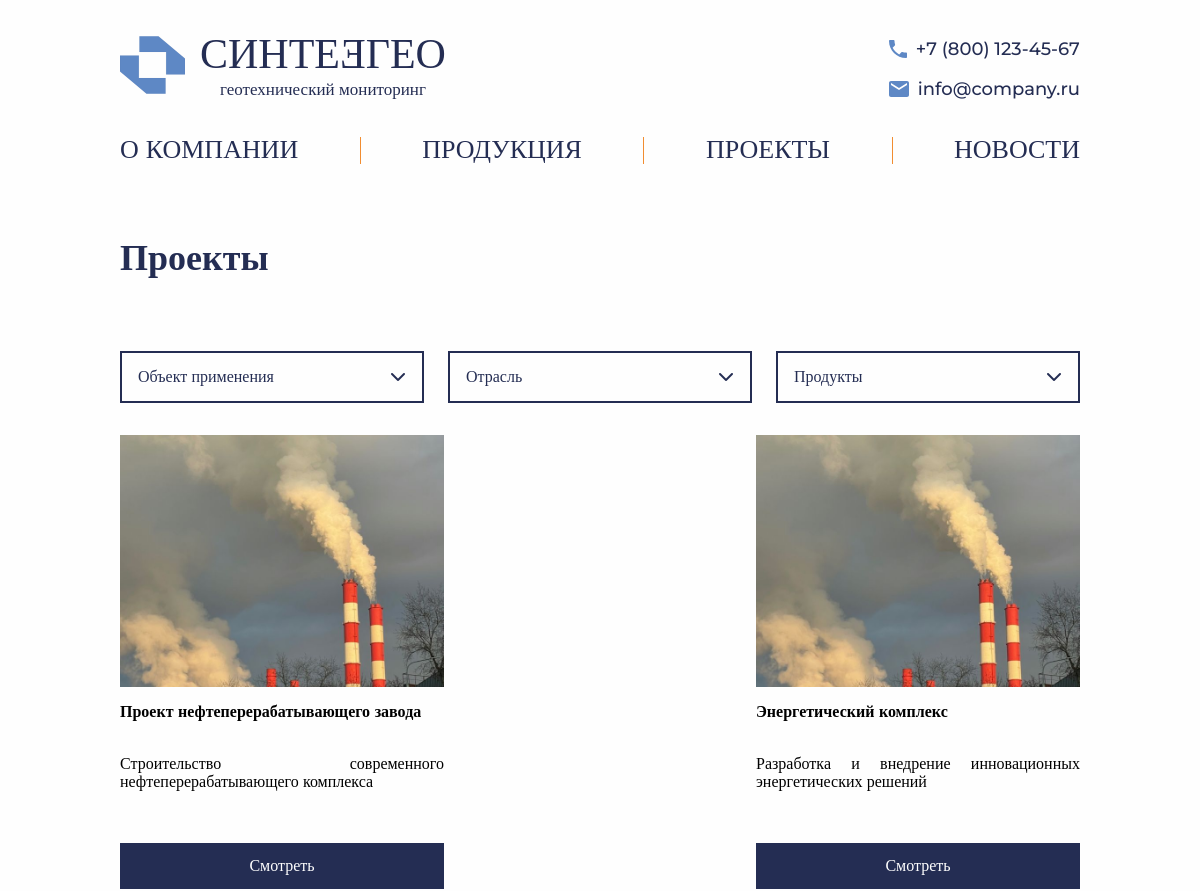
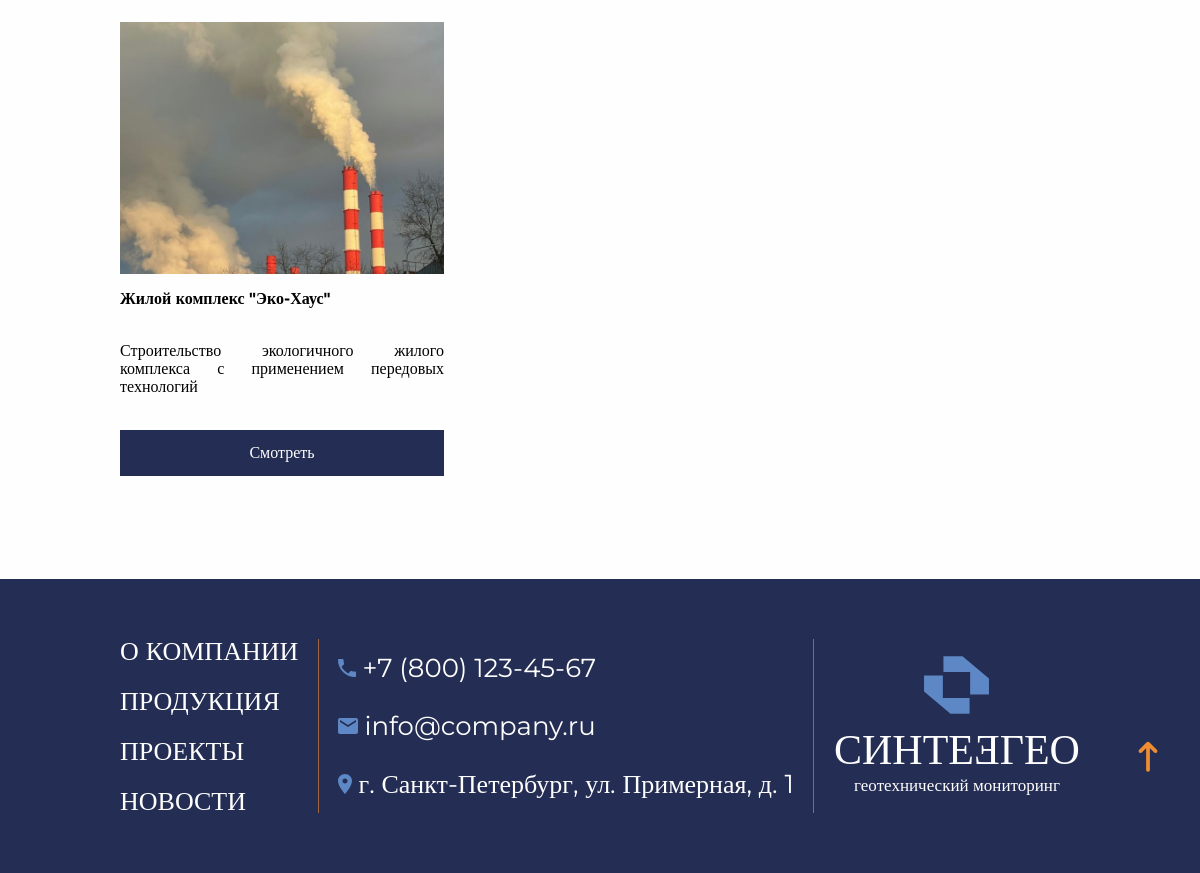
/projects/, run on the app's committed database (2 pictures, top to bottom).
### content/models.py (models this page shows, shortened)
class AboutIndex(models.Model):
    phone = models.TextField(verbose_name="Номер телефона")
    email = models.EmailField(verbose_name="Адрес электронной почтой")
    address = models.TextField(default=None, verbose_name="Адрес предприятия")
    slogan = models.TextField(verbose_name="Слоган")
    description_1 = models.TextField(
        verbose_name="Описание 'О компании' для первого блока главной страницы"
    )
    description_2 = models.TextField(
        verbose_name="Описание 'О компании' для второго блока главной страницы"
    )
    class Meta:
        verbose_name = "Наполнение главной страницы"
        verbose_name_plural = "Наполнение главной страницы (должно быть одно)"

class Project(models.Model):
    name = models.CharField(max_length=256, verbose_name="Название проекта")
    description = models.TextField(verbose_name="Описание проекта")
    regions = models.ManyToManyField(
        Region, related_name="projects", verbose_name="Регионы проекта"
    )
    image = models.ImageField(
        upload_to="projects_images",
        null=True,
        blank=True,
        verbose_name="Фотография проекта",
    )
    location = models.TextField(
        null=True, blank=True, verbose_name="Город/точное местоположение"
    )
    related_products = models.ManyToManyField(
        "Product",
        through="ProjectProduct",
        verbose_name="Используемые продукты",
        blank=True,
    )
    tag_object = models.ManyToManyField(
        "ObjectTag",
        related_name="projects",
        verbose_name="Объект применения",
    )
    tag_sphere = models.ManyToManyField(
        "IndustryTag",
        related_name="projects",
        verbose_name="Отрасль",
    )
    class Meta:
        verbose_name = "Проект"
        verbose_name_plural = "Проекты"

### api/views.py (the view)
# urls.py: path("projects/", project_list, name="projects"),
def project_list(request):
    projects = Project.objects.all()
    object_tags = ObjectTag.objects.all()
    industry_tags = IndustryTag.objects.all()
    products_used_in_projects = Product.objects.filter(
        projectproduct__project__in=projects
    ).distinct()
    context = {
        "projects": projects,
        "object_tags": object_tags,
        "industry_tags": industry_tags,
        "products_used_in_projects": products_used_in_projects,
    }
    return render(request, "main/projects.html", context)

### api/context_processors.py (called while the page is built)
def about_index_processor(request):
    about_index = AboutIndex.objects.first()
    return {"about_index": about_index}

### templates/main/projects.html (shortened to what this page needs)
{% extends 'main/base.html' %}
{% load static %}
{% block content %}
<section class="projects">
    <div class="container no-overflow">
        <h2 class="section__title projects__title">
            <a href="#" class="section__title__link">Проекты</a>
        </h2>
        <div class="projects__filters filters">
            <div class="projects__filters__area filters__area">
                <div class="projects__filters__placeholder filters__placeholder">
                    Объект применения <div class="projects__filters__icon filters__icon"><i class="fa-solid fa-chevron-down"></i></div>
                </div>
            </div>
            <div class="projects__filters__area filters__area">
                <div class="projects__filters__placeholder filters__placeholder">
                    Отрасль <div class="projects__filters__icon filters__icon"><i class="fa-solid fa-chevron-down"></i></div>
                </div>
            </div>
            <div class="projects__filters__area filters__area">
                <div class="projects__filters__placeholder filters__placeholder">
                    Продукты <div class="projects__filters__icon filters__icon"><i class="fa-solid fa-chevron-down"></i></div>
                </div>
            </div>
        </div>
        <div class="projects__grid">
            <div class="projects__row" id="projects-container">
                {% for project in projects %}
                <div class="card"
                     data-object-tags="{% for tag in project.tag_object.all %}{{ tag.id }},{% endfor %}"
                     data-industry-tags="{% for tag in project.tag_sphere.all %}{{ tag.id }},{% endfor %}"
                     data-products="{% for product in project.related_products.all %}{{ product.id }},{% endfor %}">
                    <a href="{% url 'project_detail' project.id %}" class="card__prev">
                        {% if project.image %}
                        <img src="{{ project.image.url }}" alt="card__prev-img">
                        {% endif %}
                    </a>
                    <div class="card__content">
                        <div class="card__title">{{ project.name }}</div>
                        <div class="card__desc">{{ project.description }}</div>
                        <a href="{% url 'project_detail' project.id %}" class="button button__accent card__button">
                            <span>Смотреть</span>
                        </a>
                    </div>
                </div>
                {% endfor %}
            </div>
        </div>
    </div>
</section>
    {% endblock %}

### templates/includes/header.html (shortened to what this page needs)
{% load static %}
<header class="header">
  <div class="container">
    <div class="header__wrapper">
      <div class="header__main-menu">
        <div class="header__logo">
            <a href="{% url 'index' %}" class="header__logo_link">
            <div class="header__logo__icon">
                <img src="{% static 'main/src/img/logo.svg' %}" alt="Логотип" class="header__logo__img">
            </div>
            <div class="header__logo__text">
              <div class="header__logo__title">синте <span class="rotate-e">e</span> гео</div>
              <div class="header__logo__subtitle">геотехнический мониторинг</div>
            </div>
          </a>
        </div>
        <div class="header__contacts">
            <div class="header__contacts__phone">
                <img src="{% static 'main/src/icon/phone.svg' %}" alt="Телефон" class="header__contacts__phone__icon">
                <a href="tel:{{ about_index.phone }}" class="header__contacts__phone__text">{{ about_index.phone }}</a>
            </div>
            <div class="header__contacts__mail">
                <img src="{% static 'main/src/icon/email.svg' %}" alt="Email" class="header__contacts__mail__icon">
                <a href="mailto:{{ about_index.email }}" class="header__contacts__mail__text">{{ about_index.email }}</a>
            </div>
        </div>
    </div>
    <nav class="header__navbar navbar">
        <ul class="header__navbar__list">
            <a href="{% url 'about' %}" class="header__navbar__list__link">
                <li class="header__navbar__list__item">о компании</li>
            </a>
            <a href="{% url 'products' %}" class="header__navbar__list__link">
                <li class="header__navbar__list__item">продукция</li>
            </a>
            <a href="{% url 'projects' %}" class="header__navbar__list__link">
                <li class="header__navbar__list__item">проекты</li>
            </a>
            <a href="{% url 'news' %}" class="header__navbar__list__link">
                <li class="header__navbar__list__item">новости</li>
            </a>
        </ul>
    </nav>
    </div>
  </div>
</header>

### templates/includes/footer.html (shortened to what this page needs)
{% load static %}
<footer class="footer">
    <div class="container">
        <div class="footer__wrapper">
            <nav class="footer__navbar navbar">
                <ul class="footer__navbar__list">
                    <li><a href="{% url 'about' %}" class="footer__navbar__list__link">О компании</a></li>
                    <li><a href="{% url 'products' %}" class="footer__navbar__list__link">Продукция</a></li>
                    <li><a href="#" class="footer__navbar__list__link">Проекты</a></li>
                    <li><a href="{% url 'news' %}" class="footer__navbar__list__link">Новости</a></li>
                </ul>
            </nav>
            <div class="footer__contacts">
                <div class="footer__contacts__phone">
                    <img src="{% static 'main/src/icon/phone.svg' %}" alt="Телефон" class="footer__contacts__phone__icon">
                    <a href="tel:{{ about_index.phone }}" class="footer__contacts__phone__text">{{ about_index.phone }}</a>
                </div>
                <div class="footer__contacts__mail">
                    <img src="{% static 'main/src/icon/email.svg' %}" alt="Email" class="footer__contacts__mail__icon">
                    <a href="mailto:{{ about_index.email }}" class="footer__contacts__phone__text">{{ about_index.email }}</a>
                </div>
                <div class="footer__contacts__address">
                    <img src="{% static 'main/src/icon/location.svg' %}" alt="Адрес" class="footer__contacts__address__icon">
                    <a href="https://yandex.ru/maps/-/CHAye4PR" target="_blank" class="footer__contacts__phone__text">
                        {{ about_index.address }}
                    </a>
                </div>
            </div>
            <div class=" footer__logo">
                <a href="/" class="footer__logo_link">
                  <div class="footer__logo__icon">
                    <img src="{% static 'main/src/img/logo.svg' %}" alt="Логотип" class="footer__logo__img">
                  </div>
                  <div class="footer__logo__text">
                    <div class="footer__logo__title">синте <span class="rotate-e">e</span> гео</div>
                    <div class="footer__logo__subtitle">геотехнический мониторинг</div>
                  </div>
                </a>
              </div>
        </div>
    </div>
</footer>

### data on the page
AboutIndex: phone "+7 (800) 123-45-67", email "info@company.ru", address "г. Санкт-Петербург, ул. Примерная, д. 1"
Project: image (picture), name "Проект нефтеперерабатывающего завода", description "Строительство современного нефтеперерабатывающего комплекса"
Project: image (picture), name "Энергетический комплекс", description "Разработка и внедрение инновационных энергетических решений"
Project: image (picture), name "Жилой комплекс \"Эко-Хаус\"", description "Строительство экологичного жилого комплекса с применением передовых технологий"
